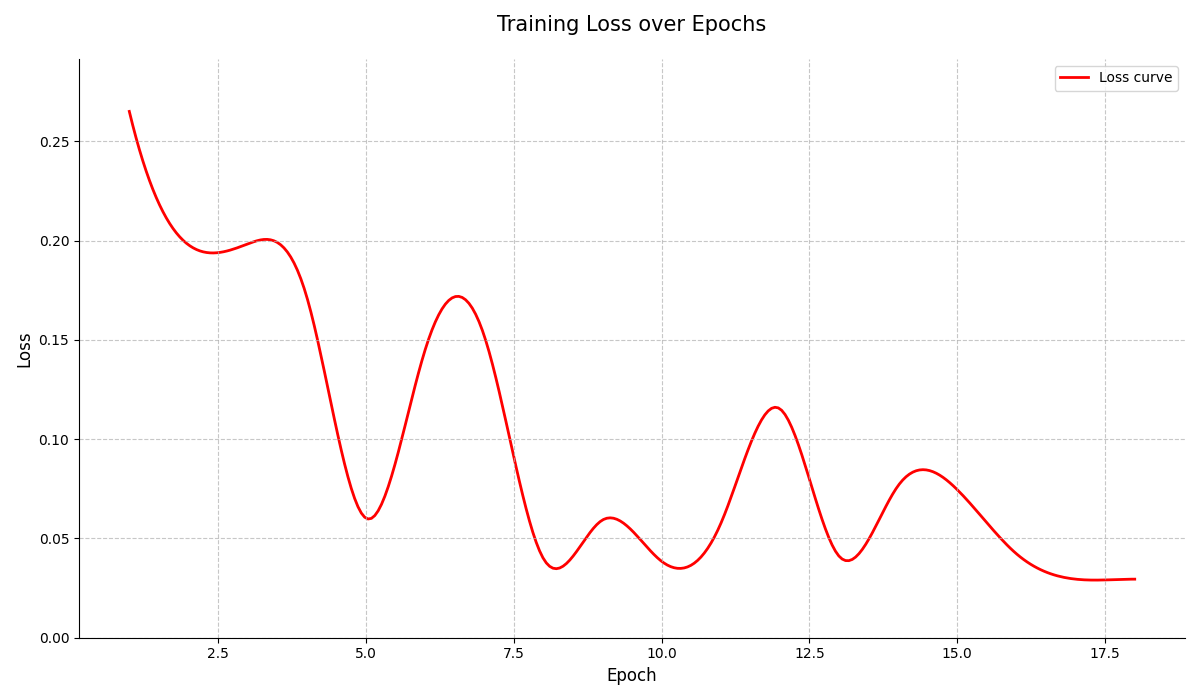

Write the Python code that produced this figure.
import os
from collections import deque
from datetime import datetime

import matplotlib.pyplot as plt
import numpy as np
import torch
from torch.optim.lr_scheduler import ReduceLROnPlateau

from model_1 import PosePredictorMLP
from utils import *


class Config:
    max_buffer_length = 5
    initial_lr = 1e-3
    epochs = 1000
    data_per_epoch = 1
    batch_size = 1
    
    early_stop_patience = 110000
    early_stop_min_delta = 1e-5
    
    checkpoint_frequency = 1
    base_path = "model_checkpoints"
    
class EarlyStopping:
    def __init__(self, patience=Config.early_stop_patience, min_delta=Config.early_stop_min_delta):
        self.patience = patience
        self.min_delta = min_delta
        self.counter = 0
        self.best_loss = None
        self.should_stop = False
        
    def __call__(self, val_loss):
        if self.best_loss is None:
            self.best_loss = val_loss
        elif val_loss > self.best_loss - self.min_delta:
            self.counter += 1
            if self.counter >= self.patience:
                self.should_stop = True
        else:
            self.best_loss = val_loss
            self.counter = 0

class ModelSaver:
    def __init__(self):
        self.timestamp = datetime.now().strftime("%Y%m%d_%H%M%S")
        self.checkpoint_dir = os.path.join(Config.base_path, self.timestamp)
        os.makedirs(self.checkpoint_dir, exist_ok=True)
        
    def save_checkpoint(self, epoch, model, optimizer, loss, is_best=False):
        """Save model checkpoint with timestamp"""
        checkpoint = {
            'epoch': epoch,
            'model_state_dict': model.state_dict(),
            'optimizer_state_dict': optimizer.state_dict(),
            'loss': loss,
            'timestamp': datetime.now().strftime("%Y%m%d_%H%M%S")
        }
        
        if is_best:
            filename = os.path.join(self.checkpoint_dir, f'best_model.pt')
        else:
            filename = os.path.join(self.checkpoint_dir, f'checkpoint_epoch_{epoch}.pt')
            # print("xdd")
            
        # torch.save(checkpoint, filename)
        print(f"Saved checkpoint to {filename}")
        
        metadata_file = os.path.join(self.checkpoint_dir, 'training_metadata.txt')
        with open(metadata_file, 'a') as f:
            f.write(f"Epoch {epoch}: Loss = {loss:.6f}, Timestamp = {checkpoint['timestamp']}\n")

def create_batch_from_buffer(buffer, indices):
    """Helper function to create batches from buffer samples"""
    batch_positions = torch.cat([buffer[idx][0] for idx in indices])
    batch_actions = torch.cat([buffer[idx][1] for idx in indices])
    batch_imgs_before = torch.cat([buffer[idx][2] for idx in indices])
    batch_imgs_after = torch.cat([buffer[idx][3] for idx in indices])
    return batch_positions, batch_actions, batch_imgs_before, batch_imgs_after

def train():
    device = torch.device("cuda" if torch.cuda.is_available() else "cpu")
    print(f"Using device: {device}")
    
    model = PosePredictorMLP().to(device)
    optimizer = torch.optim.Adam(model.parameters(), lr=Config.initial_lr)
    scheduler = ReduceLROnPlateau(optimizer, 'min', factor=0.1, patience=5)
    criterion = torch.nn.MSELoss()
    early_stopping = EarlyStopping()
    model_saver = ModelSaver()
    
    buffer = deque(maxlen=Config.max_buffer_length)
    best_loss = float('inf')

    try:
        for epoch in range(Config.epochs):
            model.train()
            epoch_loss = 0
            
            positions, actions, imgs_before, imgs_after = collect(
                epoch % Config.data_per_epoch, 
                Config.data_per_epoch
            )
            imgs_before = imgs_before.float().to(device) / 255.0
            positions = positions.float().to(device)
            actions = actions.long().to(device)

            for i in range(Config.data_per_epoch):
                buffer.append((
                    positions[i:i+1],
                    actions[i:i+1],
                    imgs_before[i:i+1],
                    imgs_after[i:i+1]
                ))
            
            print(f"Buffer size: {len(buffer)}")
            
            if len(buffer) > Config.batch_size:
                num_batches = len(buffer) // Config.batch_size
                
                for batch in range(num_batches):
                    indices = np.random.choice(
                        len(buffer), 
                        size=Config.batch_size, 
                        replace=False
                    )
                    
                    batch_positions, batch_actions, batch_imgs_before, batch_imgs_after = create_batch_from_buffer(
                        buffer, indices
                    )
                    
                    predictions = model(batch_imgs_before, batch_actions)
                    loss = criterion(predictions, batch_positions)
                    
                    optimizer.zero_grad()
                    loss.backward()
                    optimizer.step()
                    
                    epoch_loss += loss.item()
                    print(f"Epoch {epoch}, Batch {batch}/{num_batches}, Loss: {loss.item():.6f}")
            
            avg_loss = epoch_loss / num_batches if len(buffer) > Config.batch_size else float('inf')
            
            scheduler.step(avg_loss)
            
            early_stopping(avg_loss)
            
            if avg_loss < best_loss:
                best_loss = avg_loss
                model_saver.save_checkpoint(epoch, model, optimizer, avg_loss, is_best=True)
            
            print(f"Epoch {epoch} complete, Average Loss: {avg_loss:.6f}, "
                  f"Buffer size: {len(buffer)}, "
                  f"Learning rate: {optimizer.param_groups[0]['lr']:.6f}")

            if (epoch + 1) % Config.checkpoint_frequency == 0:
                model_saver.save_checkpoint(epoch, model, optimizer, avg_loss)
                
            if early_stopping.should_stop:
                print(f"Early stopping triggered at epoch {epoch}")
                break

    except KeyboardInterrupt:
        print("\nTraining interrupted by user. Saving final checkpoint...")
        model_saver.save_checkpoint(epoch, model, optimizer, avg_loss, is_best=False)
        
    except Exception as e:
        print(f"Error during training: {str(e)}")
        model_saver.save_checkpoint(epoch, model, optimizer, avg_loss, is_best=False)
        raise e
def test_model(model_path, grid_size=5):
    device = torch.device("cuda" if torch.cuda.is_available() else "cpu")
    model = PosePredictorMLP().to(device)
    model.load_state_dict(torch.load(model_path, map_location=device, weights_only=True)['model_state_dict'])
    model.eval()
    
    plt.figure(figsize=(20, 4))
    
    all_positions = []
    all_predictions = []
    all_actions = []

    for x in range(1, grid_size + 1):
        positions, actions, imgs_before, _ = collect(x-1, 1)
        imgs_before = imgs_before.float().to(device) / 255.0
        actions = actions.long().to(device)
        
        with torch.no_grad():
            predictions = model(imgs_before, actions).cpu().numpy()
        real_positions = positions.numpy()
        
        all_positions.append(real_positions[0])
        all_predictions.append(predictions[0])
        all_actions.append(actions.cpu().numpy()[0])
    
    all_positions = np.array(all_positions)
    all_predictions = np.array(all_predictions)
    all_actions = np.array(all_actions)
    for i in range(grid_size):
        plt.subplot(1, 5, i+1)
        
        real_pos = all_positions[i]
        pred_pos = all_predictions[i]
        action = all_actions[i]
        
        plt.scatter(real_pos[0], real_pos[1], c='blue', label='Real', s=100)
        plt.scatter(pred_pos[0], pred_pos[1], c='red', label='Predicted', s=100)
        plt.plot([real_pos[0], pred_pos[0]], 
                 [real_pos[1], pred_pos[1]], 
                 'k-', alpha=0.5)
        
        plt.xlim(-5, 5)
        plt.ylim(-5, 5)
        plt.xticks(range(-5, 6))
        plt.yticks(range(-5, 6))
        plt.axhline(y=0, color='k', linestyle='-', alpha=0.3)
        plt.axvline(x=0, color='k', linestyle='-', alpha=0.3)
        plt.grid(True)
        
        info_text = f'Action: {action}\n'
        info_text += f'Real: ({real_pos[0]:.2f}, {real_pos[1]:.2f})\n'
        info_text += f'Pred: ({pred_pos[0]:.2f}, {pred_pos[1]:.2f})'
        plt.title(f'Position {i+1}')
        plt.text(-4.8, -4.5, info_text, 
                bbox=dict(facecolor='white', alpha=0.8),
                fontsize=8)
        
        if i == 0:
            plt.legend()
    
    plt.tight_layout()
    plt.show()
    
    print("\nDetailed Results:")
    print("=" * 50)
    for i in range(grid_size):
        print(f"\nSample {i+1}:")
        print(f"Action: {all_actions[i]}")
        print(f"Real Position: ({all_positions[i][0]:.3f}, {all_positions[i][1]:.3f})")
        print(f"Predicted Position: ({all_predictions[i][0]:.3f}, {all_predictions[i][1]:.3f})")
        error = np.sqrt(((all_predictions[i] - all_positions[i]) ** 2).sum())
        print(f"Error: {error:.3f}")
    
    print("\nOverall Statistics:")
    print("=" * 50)
    mse = ((all_predictions - all_positions) ** 2).mean()
    mae = np.abs(all_predictions - all_positions).mean()
    print(f"Mean Squared Error: {mse:.6f}")
    print(f"Mean Absolute Error: {mae:.6f}")

if __name__ == "__main__":
    train()
    # test_model("hw1_1.pt", grid_size=5)